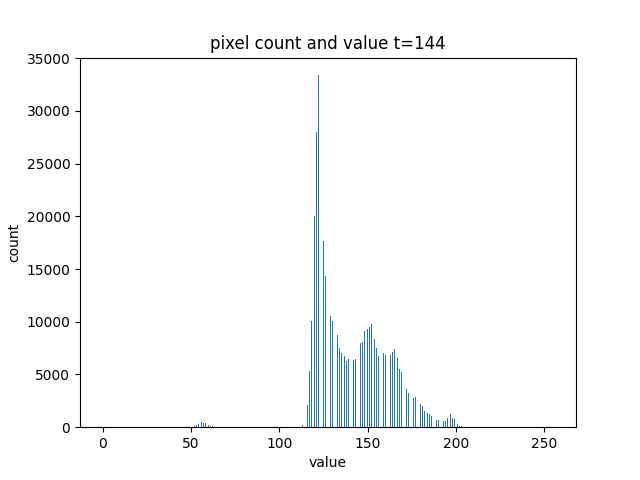
#> input picture results/10_result_hist.png, 640 x 480 px, given as the content of the folder ./images, which was not available
$ python ohtsu_select.py
#> lines starting #> are read from the running program, lines starting #| are printed output that depends on the picture; after the words box and inside, x2 and y2 are one past the last pixel; in counts of white or black regions, pixels touching at a corner belong together; pictures that were not available may be replaced by others from this repository, and a replacement may not be noted
import numpy as np
import os
import cv2
import glob
import matplotlib.pyplot as plt

def otsu(input_image, file_name, min = 0, max = 255):

    #各画素の明るさの集計
    hist = [np.sum(input_image == i) for i in range(256)]

    s_max = (0,-10)

    for th in range(0, 255, 1):

        #閾値で分けたとりあえずのクラスの要素数
        n1 = sum(hist[:th])
        n2 = sum(hist[th:])

        # それぞれのクラスの画素値の平均
        if n1 == 0 : mu1 = 0
        else : mu1 = sum([i * hist[i] for i in range(0,th)]) / n1
        if n2 == 0 : mu2 = 0
        else : mu2 = sum([i * hist[i] for i in range(th, 256)]) / n2

        # クラス間分散の分子
        s = n1 * n2 * (mu1 - mu2) ** 2

        # クラス間分散の分子の最大値の保持
        if s > s_max[1]:
            s_max = (th, s)

    # クラス間分散が最大のときの閾値を取得
    t = s_max[0]

    # 二値化処理
    input_image[input_image < t] = min
    input_image[input_image >= t] = max

    fig = plt.figure()
    ax = fig.add_subplot(1,1,1)
    bar = ax.bar(range(256), hist, 0.35)
    ax.set_title(f'pixel count and value t={t}')
    ax.set_xlabel('value')
    ax.set_ylabel('count')
    bar[t].set_facecolor('orange')
    fig.savefig(f"./results/{file_name}_result_hist.png")

    return input_image


input_image_links = glob.glob("./images/*")

for input_image_link in input_image_links:
    file_name = os.path.splitext(os.path.basename(input_image_link))[0]

    # 入力画像の読み込み
    img = cv2.imread(input_image_link)
#> img is the input picture: shape (480, 640, 3); mean B, G, R 250.4, 249.6, 248.5
    image_size = img.size
#> image_size = 921600
    # グレースケール変換
    gray = cv2.cvtColor(img, cv2.COLOR_RGB2GRAY)
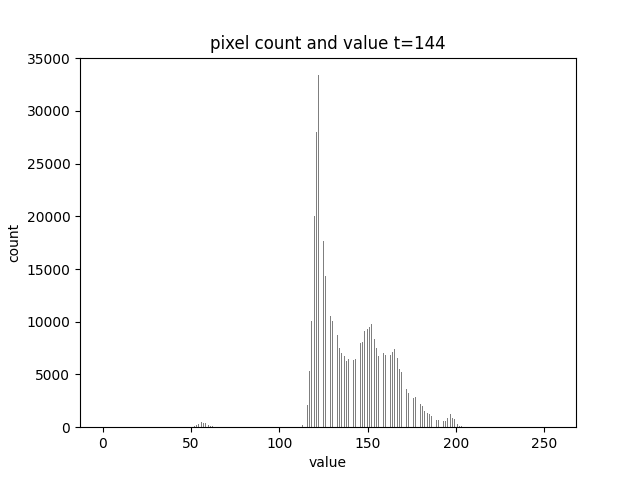
#> gray: shape (480, 640); min 0, max 255, mean 249.7

    # 方法1（NumPyで実装）
    two_value = otsu(gray, file_name)
#> in otsu, `hist = [np.sum(input_image == i) for i in range(256)]`: hist = 256 values, max 293762 at index 255, min 0 at index 88, mean 1200
#> the loop in otsu, `for th in range(0, 255, 1):` made 255 passes
#> (n1, n2, mu1, mu2, s_max) on passes 2 to 13: (2261, 304939, 0, 251.6, (1, 4.36e+13)), (2296, 304904, 0.0152, 251.6, (2, 4.43e+13)), (2321, 304879, 0.0366, 251.6, (3, 4.48e+13)), (2362, 304838, 0.0881, 251.7, (4, 4.56e+13)), (2369, 304831, 0.0996, 251.7, (5, 4.57e+13)), (2392, 304808, 0.147, 251.7, (6, 4.61e+13)), (2440, 304760, 0.262, 251.7, (7, 4.7e+13)), (2475, 304725, 0.357, 251.8, (8, 4.77e+13)), (2484, 304716, 0.385, 251.8, (9, 4.78e+13)), (2512, 304688, 0.481, 251.8, (10, 4.83e+13)), (2541, 304659, 0.59, 251.8, (11, 4.89e+13)), (2572, 304628, 0.715, 251.8, (12, 4.94e+13))
#> (n1, n2, mu2, s, s_max) on pass 1: (0, 307200, 249.7, 0, (0, 0))
#> after the loop in otsu, `for th in range(0, 255, 1):`: s_max = (167, 7.95e+13)
#> in otsu, `t = s_max[0]`: t = 167
#> in otsu, `input_image[input_image >= t] = max`:
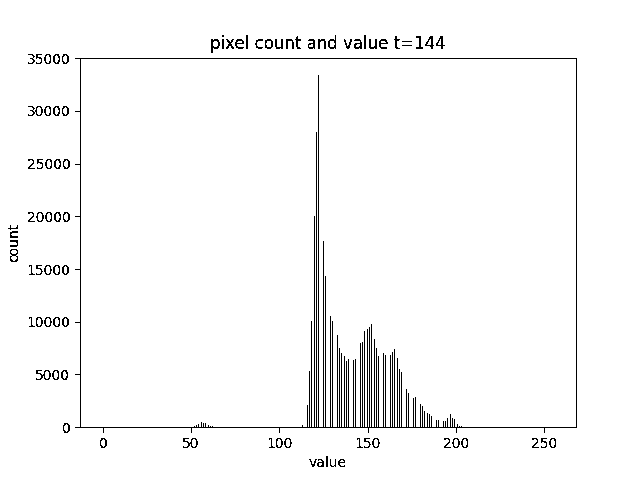
#> input_image: shape (480, 640); 97.2% white; black in thin lines or dots, all inside (x1, y1, x2, y2) = (8, 35, 577, 467)
#> in otsu, `bar = ax.bar(range(256), hist, 0.35)`: bar = 256 items
#> in otsu, `fig.savefig(f"./results/{file_name}_result_hist.png")`:
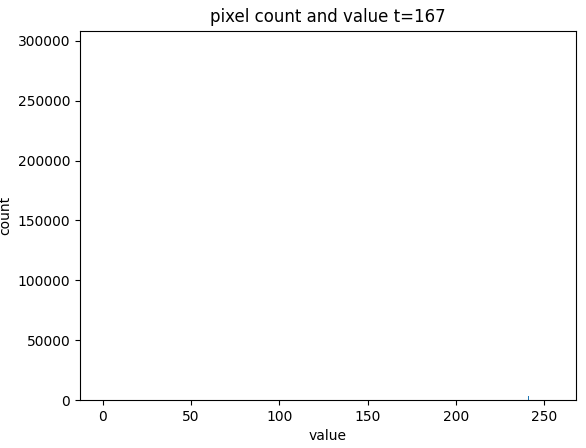
#> figure drawn by matplotlib, 1 panel; tallest bar 293762 high, from x = 254.8 to 255.2

    # 結果を出力

    contours, hierarchy = cv2.findContours(gray, cv2.RETR_TREE, cv2.CHAIN_APPROX_SIMPLE) #輪郭の抽出
#> contours = 134 contours, 49 with area under 20; largest, box (x1, y1, x2, y2) and area: (0, 0, 640, 480) 306081, (74, 57, 578, 434) 184883, (81, 59, 576, 427) 173640, (182, 437, 199, 449) 126, (35, 369, 52, 381) 126

    contours_selected = contours
#> contours_selected has the same summary as contours
    #contours_selected = [i for i in contours if (cv2.contourArea(i) > 100 and cv2.contourArea(i) < 12000 )]
    #contours_selected = [i for i in contours if (cv2.contourArea(i) > 100)]
    #contours_selected = [i for i in contours if (cv2.contourArea(i) < 12000 )]

    cv2.imwrite(f"./results/{file_name}_result_{len(contours_selected)}.png", two_value)

    img_two_value = cv2.imread(f"./results/{file_name}_result_{len(contours_selected)}.png")

    img_h_concat_wo_edge = cv2.hconcat([img, img_two_value])
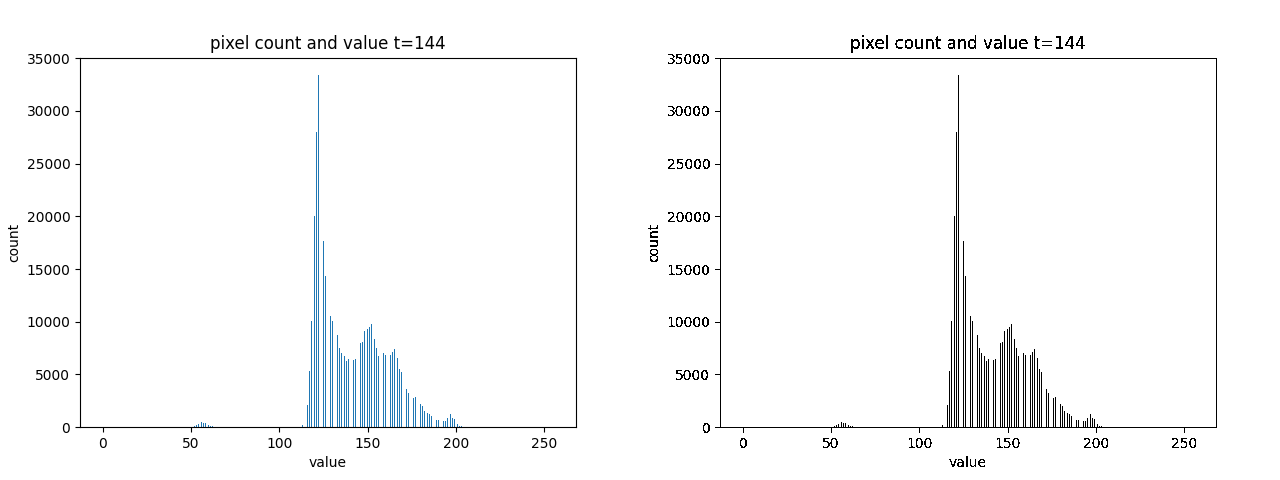
#> img_h_concat_wo_edge: shape (480, 1280, 3); mean B, G, R 249.2, 248.8, 248.2
    cv2.imwrite(f"./results/{file_name}_result_hconcat_wo_edge{len(contours_selected)}.png", img_h_concat_wo_edge)

    cv2.drawContours(img, contours_selected, -1, (0,0,255), 2) #輪郭を赤色でimgに描写
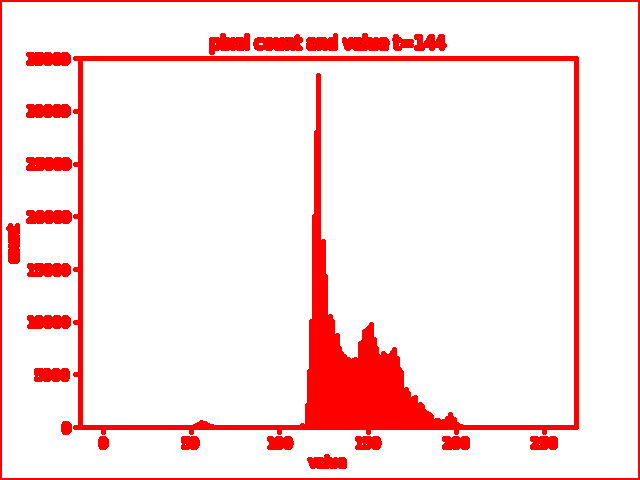
#> img: shape (480, 640, 3); 11.38% of pixels changed, all inside (x1, y1, x2, y2) = (0, 0, 640, 480)
    cv2.drawContours(img_two_value, contours_selected, -1, (0,0,255), 2) #輪郭を赤色でimgに描写
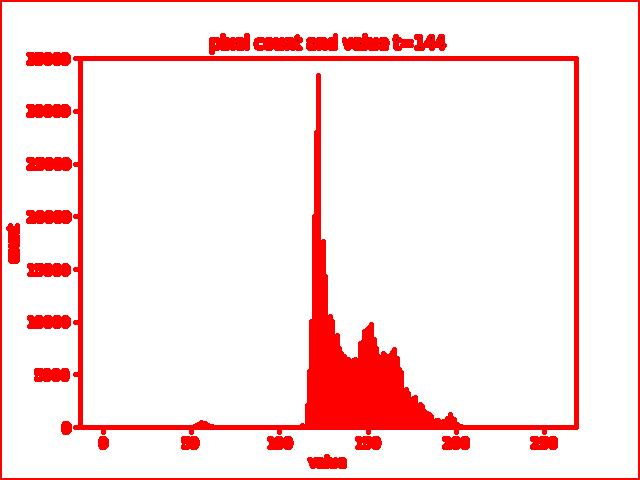
#> img_two_value: shape (480, 640, 3); mean B, G, R 226, 226, 255

    img_h_concat = cv2.hconcat([img, img_two_value])
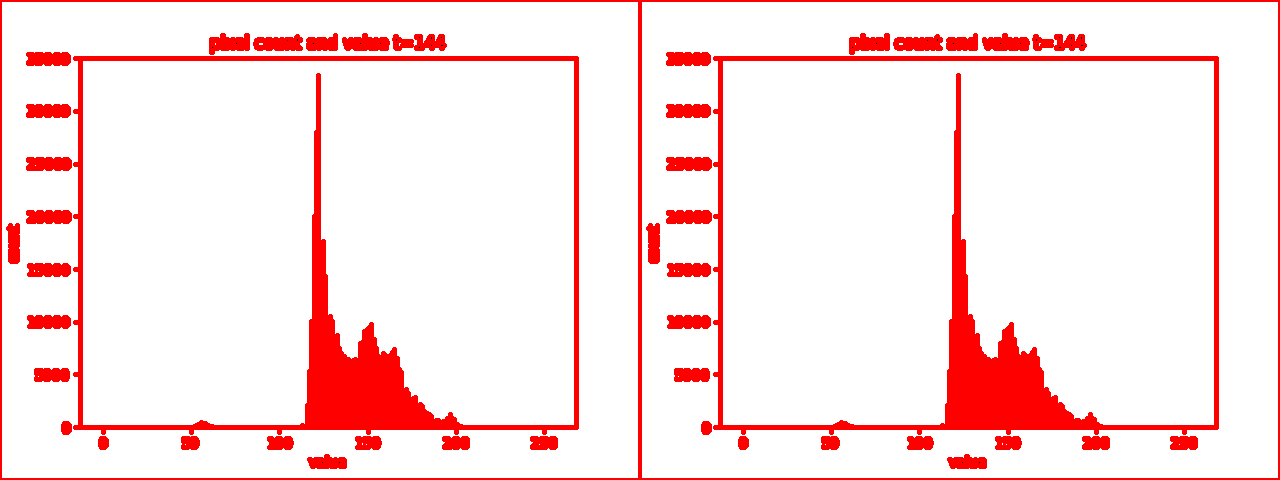
#> img_h_concat: shape (480, 1280, 3); mean B, G, R 226, 226, 255
    cv2.imwrite(f"./results/{file_name}_result_hconcat{len(contours_selected)}.png", img_h_concat)
"""
    cv2.imshow("contours",img_h_concat) #確認表示

    cv2.waitKey(0) #キー入力待ち
    cv2.destroyAllWindows() #ウインドウを閉じる
"""
